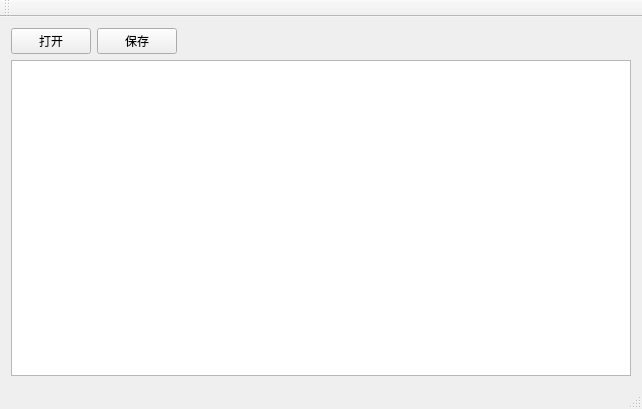
<?xml version="1.0" encoding="UTF-8"?>
<ui version="4.0">
 <class>Test7_2Class</class>
 <widget class="QMainWindow" name="Test7_2Class">
  <property name="geometry">
   <rect>
    <x>0</x>
    <y>0</y>
    <width>642</width>
    <height>409</height>
   </rect>
  </property>
  <property name="windowTitle">
   <string>Test7_2</string>
  </property>
  <widget class="QWidget" name="centralWidget">
   <layout class="QVBoxLayout" name="verticalLayout">
    <item>
     <layout class="QHBoxLayout" name="horizontalLayout">
      <item>
       <widget class="QPushButton" name="btnOpen">
        <property name="text">
         <string>打开</string>
        </property>
       </widget>
      </item>
      <item>
       <widget class="QPushButton" name="btnSave">
        <property name="text">
         <string>保存</string>
        </property>
       </widget>
      </item>
      <item>
       <spacer name="horizontalSpacer">
        <property name="orientation">
         <enum>Qt::Horizontal</enum>
        </property>
        <property name="sizeHint" stdset="0">
         <size>
          <width>468</width>
          <height>20</height>
         </size>
        </property>
       </spacer>
      </item>
     </layout>
    </item>
    <item>
     <widget class="QPlainTextEdit" name="plainTextEdit"/>
    </item>
   </layout>
  </widget>
  <widget class="QMenuBar" name="menuBar">
   <property name="geometry">
    <rect>
     <x>0</x>
     <y>0</y>
     <width>642</width>
     <height>23</height>
    </rect>
   </property>
  </widget>
  <widget class="QToolBar" name="mainToolBar">
   <attribute name="toolBarArea">
    <enum>TopToolBarArea</enum>
   </attribute>
   <attribute name="toolBarBreak">
    <bool>false</bool>
   </attribute>
  </widget>
  <widget class="QStatusBar" name="statusBar"/>
 </widget>
 <layoutdefault spacing="6" margin="11"/>
 <resources>
  <include location="Test7_2.qrc"/>
 </resources>
 <connections/>
</ui>
